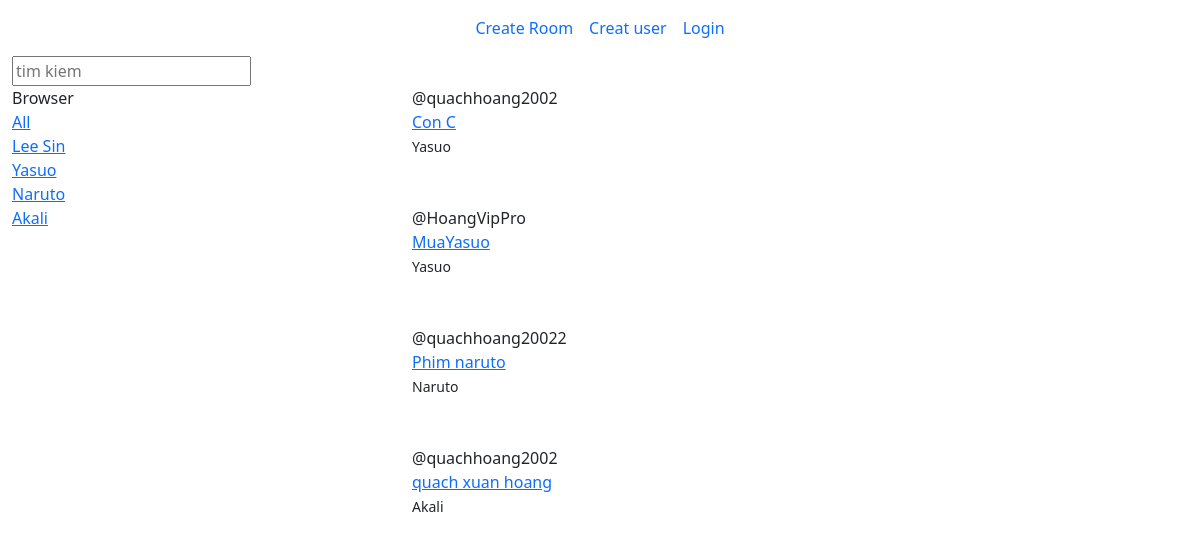
/view/?q=Yasuo, run on the app's committed database.
### home/models.py (models this page shows, shortened)
class Topic(models.Model):
    name=models.CharField(max_length=50)
    def __str__(self):
         return self.name

class Room(models.Model):
    host=models.ForeignKey(User,on_delete=models.SET_NULL,null=True)
    topic=models.ForeignKey(Topic,on_delete=models.SET_NULL,null=True )
    name=models.CharField(max_length=50)
    description=models.TextField(null=True,blank=True)
    update=models.DateTimeField(auto_now=True)
    created=models.DateTimeField(auto_now_add=True)
    class Meta:
        ordering = ['-update' , '-created']

### home/views.py (the view)
# urls.py: path('',views.index,name='index'),
def index(request):
    q=request.GET.get('q') if request.GET.get('q') != None  else ''
    rooms=Room.objects.filter(Q(topic__name__icontains=q)|
                              Q(name__icontains=q)|
                              Q(description__icontains=q)
                              )
    topics=Topic.objects.all()
    context={'rooms':rooms,'topics':topics}
    return render(request,'pages/index.html',context)

### home/templates/pages/index.html (shortened to what this page needs)
{% extends 'pages/page.html' %}
{% block content %}
<div>
     <div class="container-fluid">
      <nav class="navbar navbar-expand-sm justify-content-center">
         <ul class="navbar-nav">
            <li class="nav-item">
               <a class="nav-link" href="{% url 'home:create_room' %}">Create Room</a>
            </li>
            <li class="nav-item">
              <a class="nav-link" href="{% url 'home:register_user' %}">Creat user</a>
            </li>
           {% if  request.user.is_authenticated %}
             <div>{{ user.username }}  </div>
             <li class="nav-item">
               <a class="nav-link" href="{% url 'home:logout' %}">Logout</a>
             </li>
             {% else %}
             <li class="nav-item">
               <a class="nav-link" href="{% url 'home:login_form' %}">Login</a>
            </li>
           {% endif %}
         </ul>
    </nav>
        <div class="row">
             <form action="{% url 'home:index' %}" method="GET">
                <input type="text" placeholder='tim kiem' name='q'>
             </form>
             <div class="col-4">
                   Browser
                   <br>
                   <a href="{% url 'home:index' %}">All</a>
                  {% for topic in topics %}
                  <br>
                 <a href="{% url 'home:index' %}?q={{topic.name}}">{{topic}}</a>
                  {% endfor %}
             </div>
              <div class="col-8">
               {% for room in rooms   %}
                      <span>@{{room.host.username}}</span>
                      <div><a href="{% url 'home:room' room.id  %}">{{room.name}} </a></div>
                       <small>{{room.topic.name}}</small>
                       <br>
                     <br>
                     <br>
                 {% endfor %}
                    <br>
             </div>
        </div>
     </div>
</div>
{% endblock content %}

### data on the page
Topic: name "Lee Sin"
Topic: name "Yasuo"
Topic: name "Naruto"
Topic: name "Akali"
Room: host.username "quachhoang2002", name "Con C", topic.name "Yasuo"
Room: host.username "HoangVipPro", name "MuaYasuo", topic.name "Yasuo"
Room: host.username "quachhoang20022", name "Phim naruto", topic.name "Naruto"
Room: host.username "quachhoang2002", name "quach xuan hoang", topic.name "Akali"
